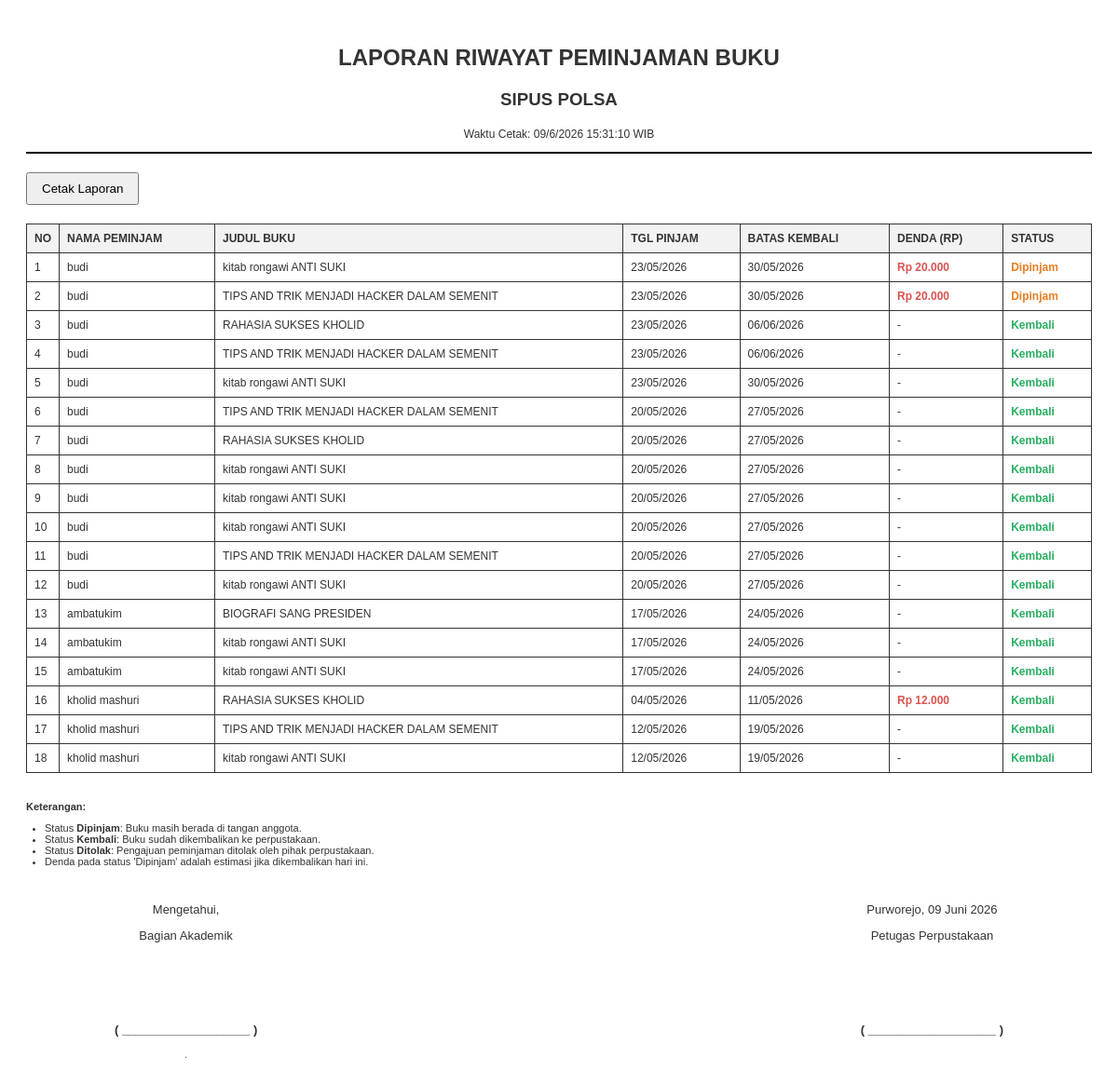
/admin/laporan_peminjaman.php, run on the app's committed database.
### tables this page shows
CREATE TABLE `peminjaman` (
  `id_peminjaman` int(11) NOT NULL,
  `id_user` int(11) DEFAULT NULL,
  `id_buku` int(11) DEFAULT NULL,
  `tgl_pinjam` date NOT NULL,
  `tgl_kembali_seharusnya` date NOT NULL,
  `tgl_kembali_asli` date DEFAULT NULL,
  `status` enum('Menunggu','Dipinjam','Ditolak','Pengajuan_Kembali','Kembali') DEFAULT 'Menunggu',
  `denda` int(11) DEFAULT 0,
  `approved_by` int(11) DEFAULT NULL,
  `approved_at` datetime DEFAULT NULL,
  `catatan_admin` varchar(255) DEFAULT NULL,
  `kondisi_kembali` enum('baik','rusak_ringan','rusak_berat','hilang') DEFAULT NULL,
  `perpanjangan_status` enum('none','requested','approved','rejected') DEFAULT 'none'
);

CREATE TABLE `users` (
  `id` int(11) NOT NULL,
  `username` varchar(50) NOT NULL,
  `email` varchar(255) DEFAULT NULL,
  `foto` varchar(255) DEFAULT NULL,
  `nama` varchar(100) DEFAULT NULL,
  `jenkel` varchar(20) DEFAULT NULL,
  `password` varchar(255) NOT NULL,
  `role` enum('admin','mahasiswa','dosen','karyawan') NOT NULL,
  `status` enum('active','blocked') DEFAULT 'active',
  `borrowing_limit` int(11) DEFAULT 3
);

CREATE TABLE `buku` (
  `id_buku` int(11) NOT NULL,
  `barcode` varchar(50) DEFAULT NULL,
  `judul` varchar(255) NOT NULL,
  `pengarang` varchar(100) DEFAULT NULL,
  `penerbit` varchar(255) DEFAULT NULL,
  `jenis_buku` varchar(50) DEFAULT NULL,
  `sinopsis` text DEFAULT NULL,
  `stok` int(11) DEFAULT 0,
  `sampul` varchar(255) DEFAULT NULL,
  `file_ebook` varchar(255) DEFAULT NULL
);

### admin/laporan_peminjaman.php (the view, shortened to what this page needs)
<?php
include '../config/koneksi.php';
?>
<!DOCTYPE html>
<html>
<head>
</head>
<body>
    <div class="header">
        <h2>LAPORAN RIWAYAT PEMINJAMAN BUKU</h2>
        <h3>SIPUS POLSA</h3>
        <p style="font-size: 12px;">Waktu Cetak: <span id="clock"></span> WIB</p>
        <hr>
    </div>
    <div class="no-print">
        <button onclick="window.print()" style="padding: 8px 15px; cursor: pointer;">Cetak Laporan</button>
    </div>
    <table>
        <thead>
            <tr>
                <th width="1%">No</th>
                <th>Nama Peminjam</th>
                <th>Judul Buku</th>
                <th>Tgl Pinjam</th>
                <th>Batas Kembali</th>
                <th>Denda (Rp)</th>
                <th>Status</th>
            </tr>
        </thead>
        <tbody>
            <?php
            $no = 1;
            $tgl_sekarang = date('Y-m-d');
            $query = "SELECT peminjaman.*, users.nama, buku.judul
                      FROM peminjaman
                      JOIN users ON peminjaman.id_user = users.id
                      JOIN buku ON peminjaman.id_buku = buku.id_buku
                      ORDER BY id_peminjaman DESC";
            $res = mysqli_query($koneksi, $query);
            while($d = mysqli_fetch_array($res)){
                $nominal_denda = 0;
                if($d['status'] == "Dipinjam") {
                    $tgl_batas = new DateTime($d['tgl_kembali_seharusnya']);
                    $tgl_skrg = new DateTime($tgl_sekarang);
                    if($tgl_skrg > $tgl_batas) {
                        $selisih = $tgl_skrg->diff($tgl_batas)->days;
                        $nominal_denda = $selisih * 2000;
                    }
                    $label_status = "<span class='status-pinjam'>Dipinjam</span>";
                } elseif($d['status'] == "Ditolak") {
                    $nominal_denda = 0;
                    $label_status = "<span class='status-ditolak'>Ditolak</span>";
                } else {
                    $nominal_denda = isset($d['denda']) ? $d['denda'] : 0;
                    $label_status = "<span class='status-kembali'>Kembali</span>";
                }
                $tampil_denda = ($nominal_denda > 0) ? "Rp " . number_format($nominal_denda, 0, ',', '.') : "-";
                $class_denda = ($nominal_denda > 0) ? "class='text-danger'" : "";
                echo "<tr>
                    <td>".$no++."</td>
                    <td>".htmlspecialchars($d['nama'])."</td>
                    <td>".htmlspecialchars($d['judul'])."</td>
                    <td>".date('d/m/Y', strtotime($d['tgl_pinjam']))."</td>
                    <td>".date('d/m/Y', strtotime($d['tgl_kembali_seharusnya']))."</td>
                    <td $class_denda>".$tampil_denda."</td>
                    <td>".$label_status."</td>
                </tr>";
            }
            ?>
        </tbody>
    </table>
    <div class="footer-container">
        <div style="font-size: 11px; width: 60%;">
            <p><strong>Keterangan:</strong></p>
            <ul style="margin: 5px 0; padding-left: 20px;">
                <li>Status <b>Dipinjam</b>: Buku masih berada di tangan anggota.</li>
                <li>Status <b>Kembali</b>: Buku sudah dikembalikan ke perpustakaan.</li>
                <li>Status <b>Ditolak</b>: Pengajuan peminjaman ditolak oleh pihak perpustakaan.</li>
                <li>Denda pada status 'Dipinjam' adalah estimasi jika dikembalikan hari ini.</li>
            </ul>
        </div>
        <div class="signature-section">
            <div class="sig-box">
                <p>Mengetahui,</p>
                <p>Bagian Akademik</p>
                <br><br><br><br>
                <p><strong>( ___________________ )</strong></p>
                <p style="font-size: 11px; color: #555; margin-top: 2px;">. </p>
            </div>
            <div class="sig-box">
                <p>Purworejo, <span id="footer-date"></span></p>
                <p>Petugas Perpustakaan</p>
                <br><br><br><br>
                <p><strong>( ___________________ )</strong></p>
            </div>
        </div>
    </div>
</body>
</html>

### admin/laporan_peminjaman.php (style rules this page uses)
body { font-family: Arial, sans-serif; padding: 20px; color: #333; }
table { width: 100%; border-collapse: collapse; margin-top: 20px; }
th, td { border: 1px solid #333; padding: 8px; text-align: left; font-size: 12px; }
th { background: #f2f2f2; text-transform: uppercase; }
.header { text-align: center; margin-bottom: 20px; }
.text-danger { color: #d9534f; font-weight: bold; }
.status-pinjam { color: #e67e22; font-weight: bold; }
.status-kembali { color: #27ae60; font-weight: bold; }
hr { border: 1px solid #000; }
.no-print { margin-bottom: 20px; }
.footer-container { margin-top: 30px; }
.signature-section { margin-top: 25px; display: flex; justify-content: space-between; align-items: flex-start; }
.sig-box { text-align: center; width: 30%; font-size: 13px; }

### data on the page
peminjaman: id_user.nama "budi", id_buku.judul "kitab rongawi ANTI SUKI", tgl_pinjam "23/05/2026", tgl_kembali_seharusnya "30/05/2026", tgl_kembali_seharusnya "Rp 20.000", status "Dipinjam"
peminjaman: id_user.nama "budi", id_buku.judul "TIPS AND TRIK MENJADI HACKER DALAM SEMENIT", tgl_pinjam "23/05/2026", tgl_kembali_seharusnya "30/05/2026", tgl_kembali_seharusnya "Rp 20.000", status "Dipinjam"
peminjaman: id_user.nama "budi", id_buku.judul "RAHASIA SUKSES KHOLID", tgl_pinjam "23/05/2026", tgl_kembali_seharusnya "06/06/2026", denda "-", status "Kembali"
peminjaman: id_user.nama "budi", id_buku.judul "TIPS AND TRIK MENJADI HACKER DALAM SEMENIT", tgl_pinjam "23/05/2026", tgl_kembali_seharusnya "06/06/2026", denda "-", status "Kembali"
peminjaman: id_user.nama "budi", id_buku.judul "kitab rongawi ANTI SUKI", tgl_pinjam "23/05/2026", tgl_kembali_seharusnya "30/05/2026", denda "-", status "Kembali"
peminjaman: id_user.nama "budi", id_buku.judul "TIPS AND TRIK MENJADI HACKER DALAM SEMENIT", tgl_pinjam "20/05/2026", tgl_kembali_seharusnya "27/05/2026", denda "-", status "Kembali"
peminjaman: id_user.nama "budi", id_buku.judul "RAHASIA SUKSES KHOLID", tgl_pinjam "20/05/2026", tgl_kembali_seharusnya "27/05/2026", denda "-", status "Kembali"
peminjaman: id_user.nama "budi", id_buku.judul "kitab rongawi ANTI SUKI", tgl_pinjam "20/05/2026", tgl_kembali_seharusnya "27/05/2026", denda "-", status "Kembali"
peminjaman: id_user.nama "budi", id_buku.judul "kitab rongawi ANTI SUKI", tgl_pinjam "20/05/2026", tgl_kembali_seharusnya "27/05/2026", denda "-", status "Kembali"
peminjaman: id_user.nama "budi", id_buku.judul "kitab rongawi ANTI SUKI", tgl_pinjam "20/05/2026", tgl_kembali_seharusnya "27/05/2026", denda "-", status "Kembali"
peminjaman: id_user.nama "budi", id_buku.judul "TIPS AND TRIK MENJADI HACKER DALAM SEMENIT", tgl_pinjam "20/05/2026", tgl_kembali_seharusnya "27/05/2026", denda "-", status "Kembali"
peminjaman: id_user.nama "budi", id_buku.judul "kitab rongawi ANTI SUKI", tgl_pinjam "20/05/2026", tgl_kembali_seharusnya "27/05/2026", denda "-", status "Kembali"
peminjaman: id_user.nama "ambatukim", id_buku.judul "BIOGRAFI SANG PRESIDEN", tgl_pinjam "17/05/2026", tgl_kembali_seharusnya "24/05/2026", denda "-", status "Kembali"
peminjaman: id_user.nama "ambatukim", id_buku.judul "kitab rongawi ANTI SUKI", tgl_pinjam "17/05/2026", tgl_kembali_seharusnya "24/05/2026", denda "-", status "Kembali"
peminjaman: id_user.nama "ambatukim", id_buku.judul "kitab rongawi ANTI SUKI", tgl_pinjam "17/05/2026", tgl_kembali_seharusnya "24/05/2026", denda "-", status "Kembali"
peminjaman: id_user.nama "kholid mashuri", id_buku.judul "RAHASIA SUKSES KHOLID", tgl_pinjam "04/05/2026", tgl_kembali_seharusnya "11/05/2026", denda "Rp 12.000", status "Kembali"
peminjaman: id_user.nama "kholid mashuri", id_buku.judul "TIPS AND TRIK MENJADI HACKER DALAM SEMENIT", tgl_pinjam "12/05/2026", tgl_kembali_seharusnya "19/05/2026", denda "-", status "Kembali"
peminjaman: id_user.nama "kholid mashuri", id_buku.judul "kitab rongawi ANTI SUKI", tgl_pinjam "12/05/2026", tgl_kembali_seharusnya "19/05/2026", denda "-", status "Kembali"
